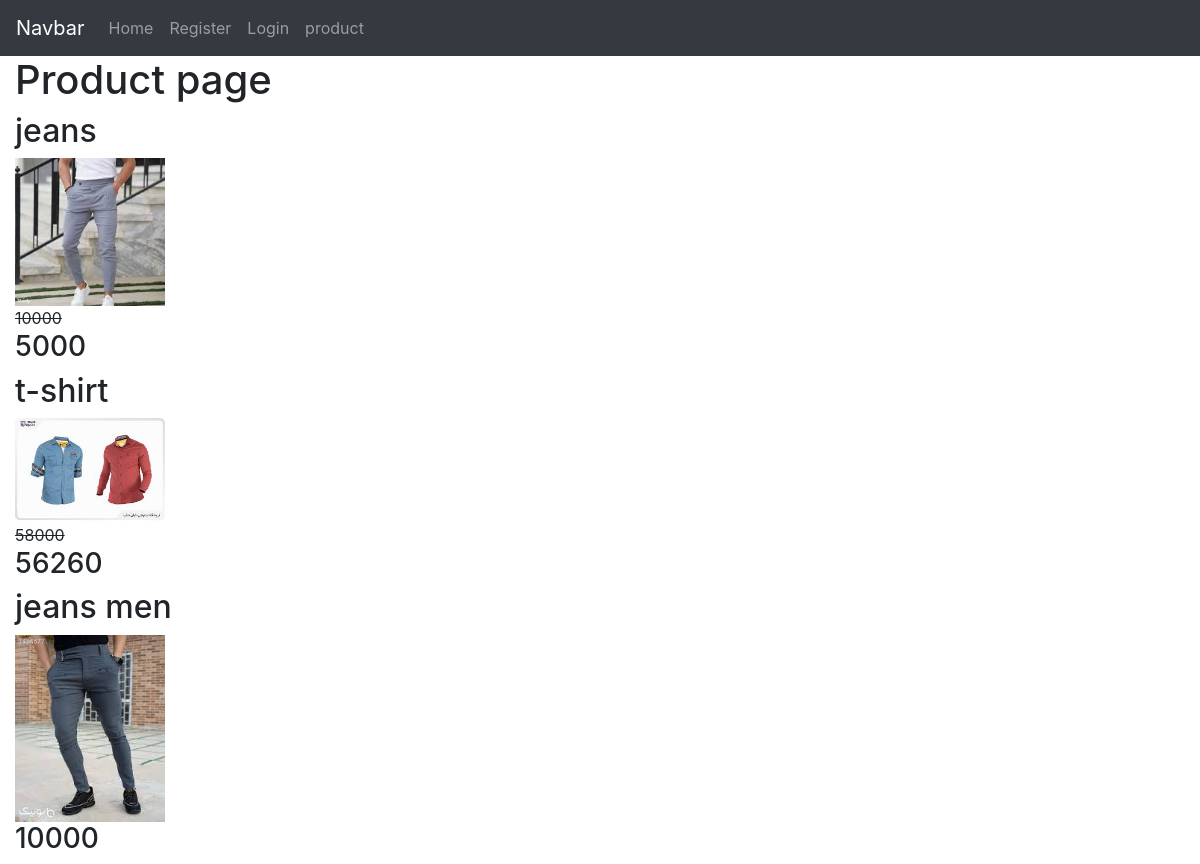
Screenshot of /products/ with the database file from the repository.
### home/models.py (models this page shows, shortened)
class Product(models.Model):
    VARIANT = (
        ('None', 'none'),
        ('Size', 'size'),
        ('Color', 'color'),
    )
    category = models.ManyToManyField(Category, blank=True)
    name = models.CharField(max_length=200)
    amount = models.PositiveIntegerField()
    unit_price = models.PositiveIntegerField()
    discount = models.PositiveIntegerField(blank=True, null=True)
    total_price = models.PositiveIntegerField()
    information = models.TextField(blank=True, null=True)
    create = models.DateTimeField(auto_now_add=True)
    update = models.DateTimeField(auto_now=True)
    available = models.BooleanField(default=True, null=True, blank=True)
    status = models.CharField(max_length=10, null=True, blank=True, choices=VARIANT)
    image = models.FileField(upload_to='product/%Y/%m/&d')
    like = models.ManyToManyField(User, blank=True, related_name='product_like')
    total_like = models.PositiveIntegerField(default=0)
    unlike = models.ManyToManyField(User, blank=True, related_name='product_unlike')
    total_unlike = models.PositiveIntegerField(default=0)
    @property
    def total_price(self):
        if not self.discount:
            return self.unit_price
        elif self.discount:
            total = (self.discount * self.unit_price) / 100
            return int(self.unit_price - total)
        return self.total_price
    def total_like(self):
        return self.like.count()
    def total_unlike(self):
        return self.unlike.count()

### home/views.py (the view)
# urls.py: path('products/', all_product, name='all_product'),
def all_product(request, slug=None):
    products = Product.objects.all()
    category = Category.objects.filter(is_sub=False)
    if slug:
        data = Category.objects.get(slug=slug)
        products = products.filter(category=data)
    return render(request, 'home/product.html', {'products': products, 'category': category})

### home/templates/home/product.html (shortened to what this page needs)
{% extends 'base.html' %}
{% block content %}
<h1>Product page</h1>
{% for product in products %}
<h2>{{product.name}}</h2>
<a href="{% url 'home:product_detail' product.id %}"><img src="{{product.image.url}}" alt="" srcset="" style="width: 150px"><br></a>
{% if product.discount %}
<strike>{{product.unit_price}}</strike>
<h3>{{product.total_price}}</h3>
{% else %}
<h3>{{product.total_price}}</h3>
{% endif %}
{% endfor %}
{% endblock %}

### rows the page displays
Product: name "jeans", image (picture), unit_price "10000", total_price "5000"
Product: name "t-shirt", image (picture), unit_price "58000", total_price "56260"
Product: name "jeans men", image (picture), total_price "10000"
